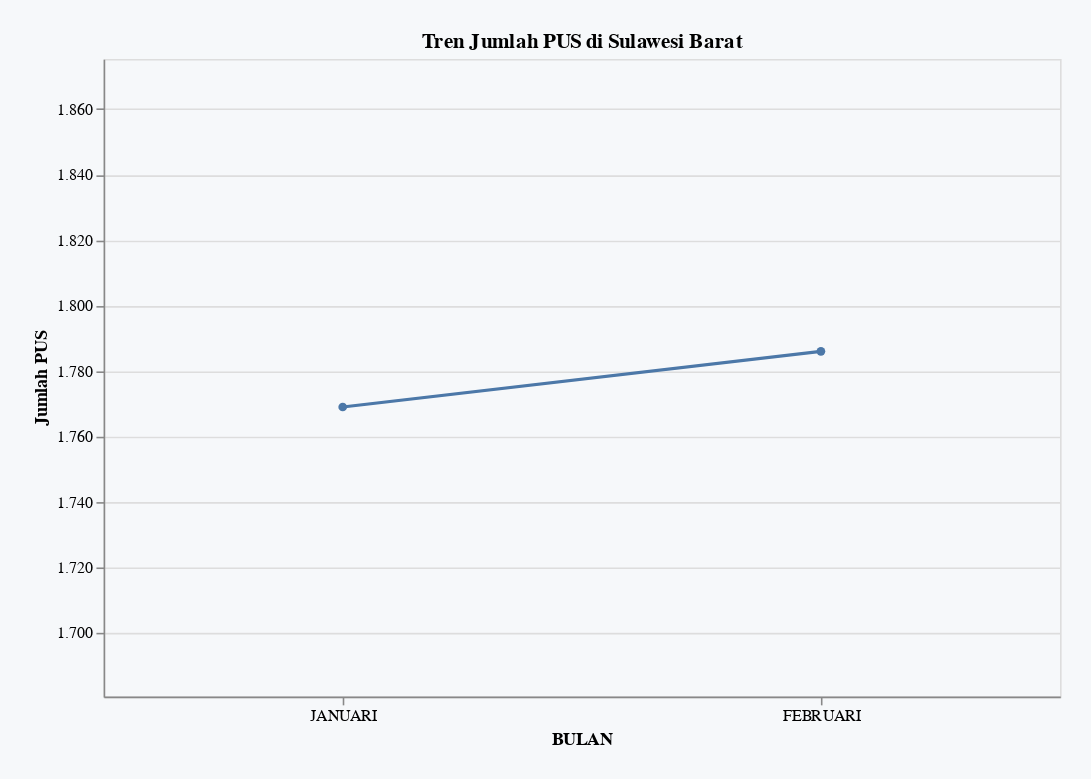

The cell this chart's notebook holds for it:
### Code cell
# Urutan bulan yang benar
month_order = {
    "JANUARI": 1,
    "FEBRUARI": 2,
    "MARET": 3,
    "APRIL": 4,
    "MEI": 5,
    "JUNI": 6,
    "JULI": 7,
    "AGUSTUS": 8,
    "SEPTEMBER": 9,
    "OKTOBER": 10,
    "NOVEMBER": 11,
    "DESEMBER": 12
}

# Proses data dengan Polars
df_processed = (
    aggregated
    .with_columns(
        pl.col("BULAN").replace(bulan_order).alias("month_order"),
        # Format angka dengan pemisah titik (.) untuk tooltip
        pl.col("PUS").map_elements(
            lambda x: f"{x:,}".replace(",", "."),
            return_dtype=pl.Utf8
        ).alias("PUS_formatted")
    )
    .sort("month_order")
)

# Hitung batas y-axis
min_value = df_processed["PUS"].min()
max_value = df_processed["PUS"].max()
y_min = min_value - (min_value * 0.05)
y_max = max_value + (max_value * 0.05)

# Konversi ke Pandas untuk Altair
df_for_viz = df_processed.to_pandas()

# Buat grafik
chart = alt.Chart(df_for_viz).mark_line(point=True).encode(
    x=alt.X('BULAN:N', 
            sort=list(bulan_order.keys()),
            axis=alt.Axis(
                labelAngle=0,  # Label horizontal
                labelLimit=150,  # Batas lebar label sebelum otomatis rotate
                labelOverlap="parity"  # Hindari tumpang tindih
            )),
    y=alt.Y('PUS:Q',
            scale=alt.Scale(domain=(y_min, y_max), nice=False),
            axis=alt.Axis(
                labelExpr='replace(format(datum.value, ",.0f"), ",", ".")',
                title='Jumlah PUS'
            )),
    tooltip=[
        alt.Tooltip('BULAN:N', title='Bulan'),
        alt.Tooltip('PUS_formatted:N', title='Jumlah PUS')
    ]
).properties(
    title='Tren Jumlah PUS di Sulawesi Barat', width = 600, height = 400
).configure_view(
    strokeWidth=0
).configure_axis(
    grid=False
).configure_point(
    size=100
).configure(
    padding=20,  # Tambah padding
    background='#f6f8fa'  # Warna background
)

chart

### Figure 1 — Vega-Lite specification as saved in the notebook (floating-point values rounded to 4 significant figures)
{"config": {"view": {"continuousWidth": 300, "continuousHeight": 300}, "background": "#f6f8fa", "padding": 20}, "data": {"name": "data-acfc9fbbf31b2d041589feb94b6934f3"}, "mark": {"type": "line", "point": true}, "encoding": {"tooltip": [{"field": "BULAN", "title": "Bulan", "type": "nominal"}, {"field": "PUS_formatted", "title": "Jumlah PUS", "type": "nominal"}], "x": {"axis": {"labelAngle": 0, "labelLimit": 150, "labelOverlap": "parity"}, "field": "BULAN", "sort": ["JANUARI", "FEBRUARI", "MARET", "APRIL", "MEI", "JUNI", "JULI", "AGUSTUS", "SEPTEMBER", "OKTOBER", "NOVEMBER", "DESEMBER"], "type": "nominal"}, "y": {"axis": {"labelExpr": "replace(format(datum.value, \",.0f\"), \",\", \".\")", "title": "Jumlah PUS"}, "field": "PUS", "scale": {"domain": [1681.0, 1875.0], "nice": false}, "type": "quantitative"}}, "height": 400, "title": "Tren Jumlah PUS di Sulawesi Barat", "width": 600, "$schema": "https://vega.github.io/schema/vega-lite/v5.20.1.json", "datasets": {"data-acfc9fbbf31b2d041589feb94b6934f3": [{"PROVINSI": "SULAWESI BARAT", "BULAN": "JANUARI", "PUS": 1769, "month_order": "1", "PUS_formatted": "1.769"}, {"PROVINSI": "SULAWESI BARAT", "BULAN": "FEBRUARI", "PUS": 1786, "month_order": "2", "PUS_formatted": "1.786"}]}}
